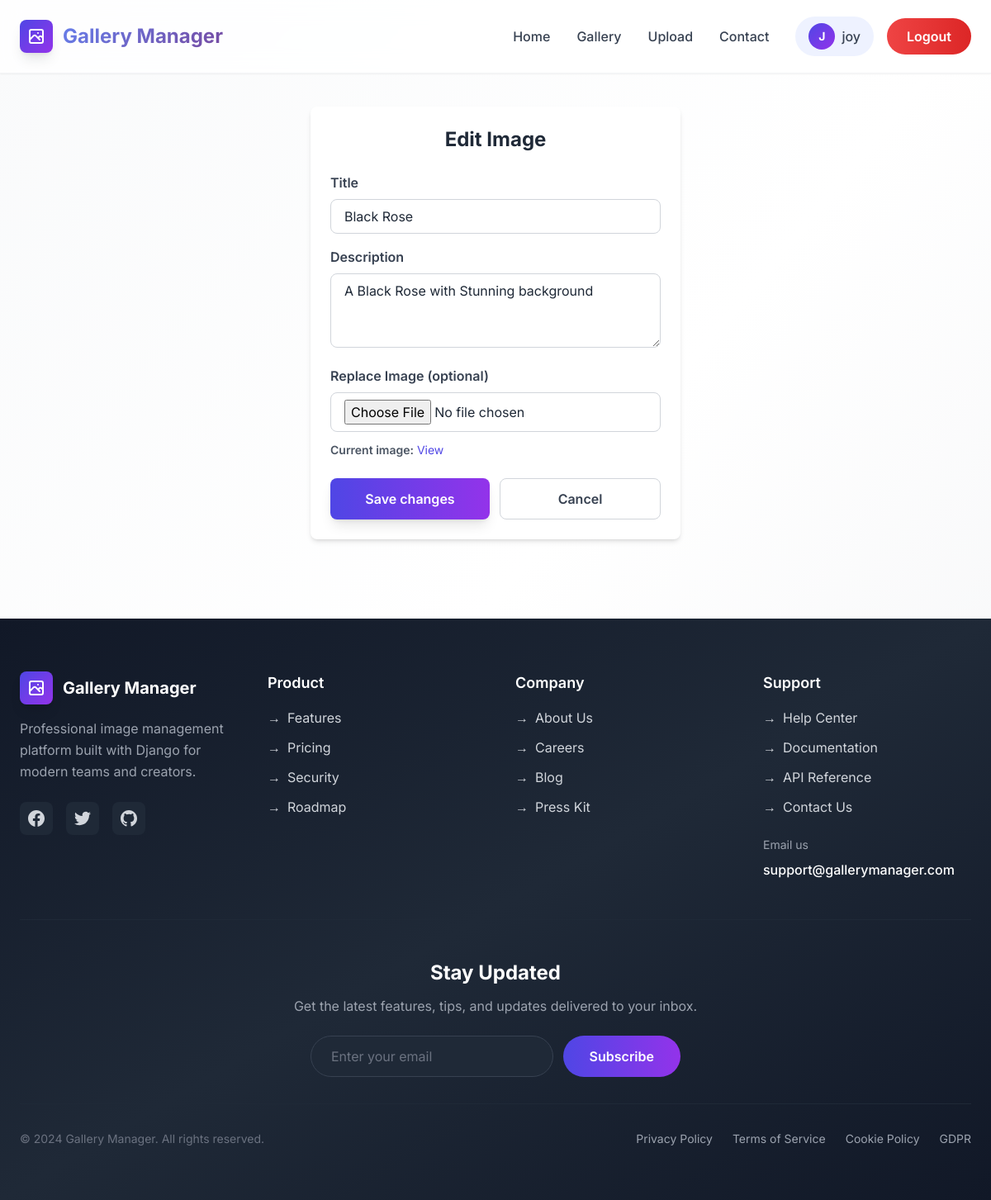
Page /gallery/edit/2/ (signed in) on the committed database.
### user/models.py (models this page shows)
class User(AbstractUser):
    def __str__(self):
        return self.username

### Gallery/models.py (models this page shows, shortened)
class UploadedImage(models.Model):
    title = models.CharField(max_length=255)
    description = models.TextField(blank=True)
    image = models.ImageField(upload_to='images/')
    uploaded_at = models.DateTimeField(auto_now_add=True)
    user = models.ForeignKey('user.User', on_delete=models.CASCADE)

### Gallery/views.py (the view, shortened to what this page needs)
# urls.py: path('edit/<int:image_id>/', views.edit_image_view, name='edit_image'),
@login_required(login_url='user:login')
def edit_image_view(request, image_id):
    try:
        image = UploadedImage.objects.get(id=image_id, user=request.user)
    except UploadedImage.DoesNotExist:
        message.error(request, 'Image not found or you do not have permission to edit it.')
        return redirect('gallery:gallery')
    return render(request, 'Gallery/edit.html', {'image': image})

### templates/Gallery/edit.html (shortened to what this page needs)
{% extends "Base/base.html" %}
{% block content %}
<div class="max-w-md mx-auto mt-10 p-6 bg-white rounded-lg shadow-md">
    <form method="POST" enctype="multipart/form-data" action="">
        <h2 class="text-2xl font-bold mb-6 text-center">Edit Image</h2>
        <div class="mb-4">
            <label for="title" class="block text-gray-700 font-semibold mb-2">Title</label>
            <input type="text" name="title" id="title" value="{{ image.title }}" required
                class="w-full px-4 py-2 border border-gray-300 rounded-lg focus:outline-none focus:ring-2 focus:ring-indigo-600">
        </div>
        <div class="mb-4">
            <label for="description" class="block text-gray-700 font-semibold mb-2">Description</label>
            <textarea name="description" id="description" rows="3"
                class="w-full px-4 py-2 border border-gray-300 rounded-lg focus:outline-none focus:ring-2 focus:ring-indigo-600">{{ image.description }}</textarea>
        </div>
        <div class="mb-6">
            <label for="image" class="block text-gray-700 font-semibold mb-2">Replace Image (optional)</label>
            <input type="file" name="image" id="image" accept="image/*"
                class="w-full px-4 py-2 border border-gray-300 rounded-lg focus:outline-none focus:ring-2 focus:ring-indigo-600">
            {% if image.image %}
            <div class="mt-3 text-sm text-gray-600">
                <span class="font-semibold">Current image:</span>
                <a href="{{ image.image.url }}" class="text-indigo-600 hover:underline" target="_blank">View</a>
            </div>
            {% endif %}
        </div>
        <div class="flex gap-3">
            <button type="submit"
                class="flex-1 bg-gradient-to-r from-indigo-600 to-purple-600 text-white font-semibold py-3 rounded-lg hover:from-indigo-700 hover:to-purple-700 transition shadow-lg">
                Save changes
            </button>
            <a href="{% url 'gallery:gallery' %}"
                class="flex-1 text-center border border-gray-300 text-gray-700 font-semibold py-3 rounded-lg hover:bg-gray-50 transition">
                Cancel
            </a>
        </div>
    </form>
</div>
{% endblock %}

### templates/Base/base.html (shortened to what this page needs)
{% load static %}
<!DOCTYPE html>
<html lang="en">
<head>
    <script src="https://cdn.tailwindcss.com"></script>
</head>
<body class="bg-gradient-to-br from-gray-50 via-white to-gray-100 text-gray-800 flex flex-col min-h-screen">
    <header class="bg-white/80 backdrop-blur-md shadow-sm sticky top-0 z-50 border-b border-gray-100">
        <div class="max-w-7xl mx-auto px-6 py-5">
            <div class="flex justify-between items-center">
                <div class="flex items-center space-x-3">
                    <div
                        class="w-10 h-10 bg-gradient-to-br from-indigo-600 to-purple-600 rounded-lg flex items-center justify-center shadow-lg">
                    </div>
                    <h1 class="text-2xl font-bold gradient-text">Gallery Manager</h1>
                </div>
                <nav class="hidden md:flex items-center space-x-8">
                    <a href="{% url 'home' %}" class="nav-link text-gray-700 hover:text-indigo-600 font-medium">Home</a>
                    <a href="{% url 'gallery:gallery' %}" class="nav-link text-gray-700 hover:text-indigo-600 font-medium">Gallery</a>
                    <a href="{% url 'gallery:upload' %}" class="nav-link text-gray-700 hover:text-indigo-600 font-medium">Upload</a>
                    <a href="#" class="nav-link text-gray-700 hover:text-indigo-600 font-medium">Contact</a>
                    {% if user.is_authenticated %}
                    <div class="flex items-center space-x-4">
                        <div class="flex items-center space-x-2 px-4 py-2 bg-indigo-50 rounded-full">
                            <div
                                class="w-8 h-8 bg-gradient-to-br from-indigo-600 to-purple-600 rounded-full flex items-center justify-center">
                                <span class="text-white text-sm font-bold">{{ user.username|slice:":1"|upper }}</span>
                            </div>
                            <span class="text-gray-700 font-medium">{{ user.username }}</span>
                        </div>
                        <a href="{% url 'user:logout' %}"
                            class="bg-gradient-to-r from-red-500 to-red-600 text-white px-6 py-2.5 rounded-full font-semibold hover:shadow-lg hover:scale-105 transition-all duration-300">
                            Logout
                        </a>
                    </div>
                    {% endif %}
                </nav>
            </div>
        </div>
    </header>
    <main class="flex-grow pb-24">
        {% block content %}{% endblock %}
    </main>
    <footer class="bg-gradient-to-br from-gray-900 via-gray-800 to-gray-900 text-gray-300">
        <div class="max-w-7xl mx-auto px-6 py-16">
            <div class="grid grid-cols-1 md:grid-cols-4 gap-12 mb-12">
                <div class="md:col-span-1">
                    <div class="flex items-center space-x-3 mb-4">
                        <div
                            class="w-10 h-10 bg-gradient-to-br from-indigo-600 to-purple-600 rounded-lg flex items-center justify-center shadow-lg">
                        </div>
                        <h4 class="text-xl font-bold text-white">Gallery Manager</h4>
                    </div>
                    <p class="text-gray-400 leading-relaxed">
                        Professional image management platform built with Django for modern teams and creators.
                    </p>
                    <div class="flex space-x-4 mt-6">
                        <a href="#"
                            class="w-10 h-10 bg-gray-800 hover:bg-indigo-600 rounded-lg flex items-center justify-center transition-colors">
                        </a>
                        <a href="#"
                            class="w-10 h-10 bg-gray-800 hover:bg-indigo-600 rounded-lg flex items-center justify-center transition-colors">
                        </a>
                        <a href="#"
                            class="w-10 h-10 bg-gray-800 hover:bg-indigo-600 rounded-lg flex items-center justify-center transition-colors">
                        </a>
                    </div>
                </div>
                <div>
                    <h4 class="text-lg font-semibold text-white mb-4">Product</h4>
                    <ul class="space-y-3">
                        <li><a href="#" class="hover:text-indigo-400 transition-colors flex items-center">
                                <span class="mr-2">→</span> Features
                            </a></li>
                        <li><a href="#" class="hover:text-indigo-400 transition-colors flex items-center">
                                <span class="mr-2">→</span> Pricing
                            </a></li>
                        <li><a href="#" class="hover:text-indigo-400 transition-colors flex items-center">
                                <span class="mr-2">→</span> Security
                            </a></li>
                        <li><a href="#" class="hover:text-indigo-400 transition-colors flex items-center">
                                <span class="mr-2">→</span> Roadmap
                            </a></li>
                    </ul>
                </div>
                <div>
                    <h4 class="text-lg font-semibold text-white mb-4">Company</h4>
                    <ul class="space-y-3">
                        <li><a href="#" class="hover:text-indigo-400 transition-colors flex items-center">
                                <span class="mr-2">→</span> About Us
                            </a></li>
                        <li><a href="#" class="hover:text-indigo-400 transition-colors flex items-center">
                                <span class="mr-2">→</span> Careers
                            </a></li>
                        <li><a href="#" class="hover:text-indigo-400 transition-colors flex items-center">
                                <span class="mr-2">→</span> Blog
                            </a></li>
                        <li><a href="#" class="hover:text-indigo-400 transition-colors flex items-center">
                                <span class="mr-2">→</span> Press Kit
                            </a></li>
                    </ul>
                </div>
                <div>
                    <h4 class="text-lg font-semibold text-white mb-4">Support</h4>
                    <ul class="space-y-3">
                        <li><a href="#" class="hover:text-indigo-400 transition-colors flex items-center">
                                <span class="mr-2">→</span> Help Center
                            </a></li>
                        <li><a href="#" class="hover:text-indigo-400 transition-colors flex items-center">
                                <span class="mr-2">→</span> Documentation
                            </a></li>
                        <li><a href="#" class="hover:text-indigo-400 transition-colors flex items-center">
                                <span class="mr-2">→</span> API Reference
                            </a></li>
                        <li><a href="#" class="hover:text-indigo-400 transition-colors flex items-center">
                                <span class="mr-2">→</span> Contact Us
                            </a></li>
                    </ul>
                    <div class="mt-6">
                        <p class="text-sm text-gray-400 mb-2">Email us</p>
                        <a href="mailto:support@gallerymanager.com"
                            class="text-white hover:text-indigo-400 transition-colors font-medium">
                            support@gallerymanager.com
                        </a>
                    </div>
                </div>
            </div>
            <div class="border-t border-gray-800 pt-12 pb-8">
                <div class="max-w-2xl mx-auto text-center">
                    <h4 class="text-2xl font-bold text-white mb-3">Stay Updated</h4>
                    <p class="text-gray-400 mb-6">Get the latest features, tips, and updates delivered to your inbox.
                    </p>
                    <form class="flex flex-col sm:flex-row gap-3 max-w-md mx-auto">
                        <input type="email" placeholder="Enter your email"
                            class="flex-1 px-6 py-3 rounded-full bg-gray-800 border border-gray-700 text-white placeholder-gray-500 focus:outline-none focus:border-indigo-500 transition-colors" />
                        <button type="submit"
                            class="bg-gradient-to-r from-indigo-600 to-purple-600 text-white px-8 py-3 rounded-full font-semibold hover:shadow-lg hover:scale-105 transition-all duration-300 whitespace-nowrap">
                            Subscribe
                        </button>
                    </form>
                </div>
            </div>
            <div class="border-t border-gray-800 pt-8 flex flex-col md:flex-row justify-between items-center gap-4">
                <p class="text-sm text-gray-500">
                    © 2024 Gallery Manager. All rights reserved.
                </p>
                <div class="flex flex-wrap justify-center gap-6 text-sm">
                    <a href="#" class="text-gray-400 hover:text-indigo-400 transition-colors">Privacy Policy</a>
                    <a href="#" class="text-gray-400 hover:text-indigo-400 transition-colors">Terms of Service</a>
                    <a href="#" class="text-gray-400 hover:text-indigo-400 transition-colors">Cookie Policy</a>
                    <a href="#" class="text-gray-400 hover:text-indigo-400 transition-colors">GDPR</a>
                </div>
            </div>
        </div>
    </footer>
</body>
</html>

### templates/Base/base.html (style rules this page uses)
body { font-family: 'Inter', sans-serif; }
.gradient-text { background: linear-gradient(135deg, #667eea 0%, #764ba2 100%); -webkit-background-clip: text; -webkit-text-fill-color: transparent; background-clip: text; }
.nav-link { position: relative; transition: color 0.3s ease; }
.nav-link::after { content: ''; position: absolute; bottom: -4px; left: 0; width: 0; height: 2px; background: linear-gradient(90deg, #4f46e5, #7c3aed); transition: width 0.3s ease; }

### rows in the picture
User: username "J", username "joy"
UploadedImage: title "Black Rose", description "A Black Rose with Stunning background"
